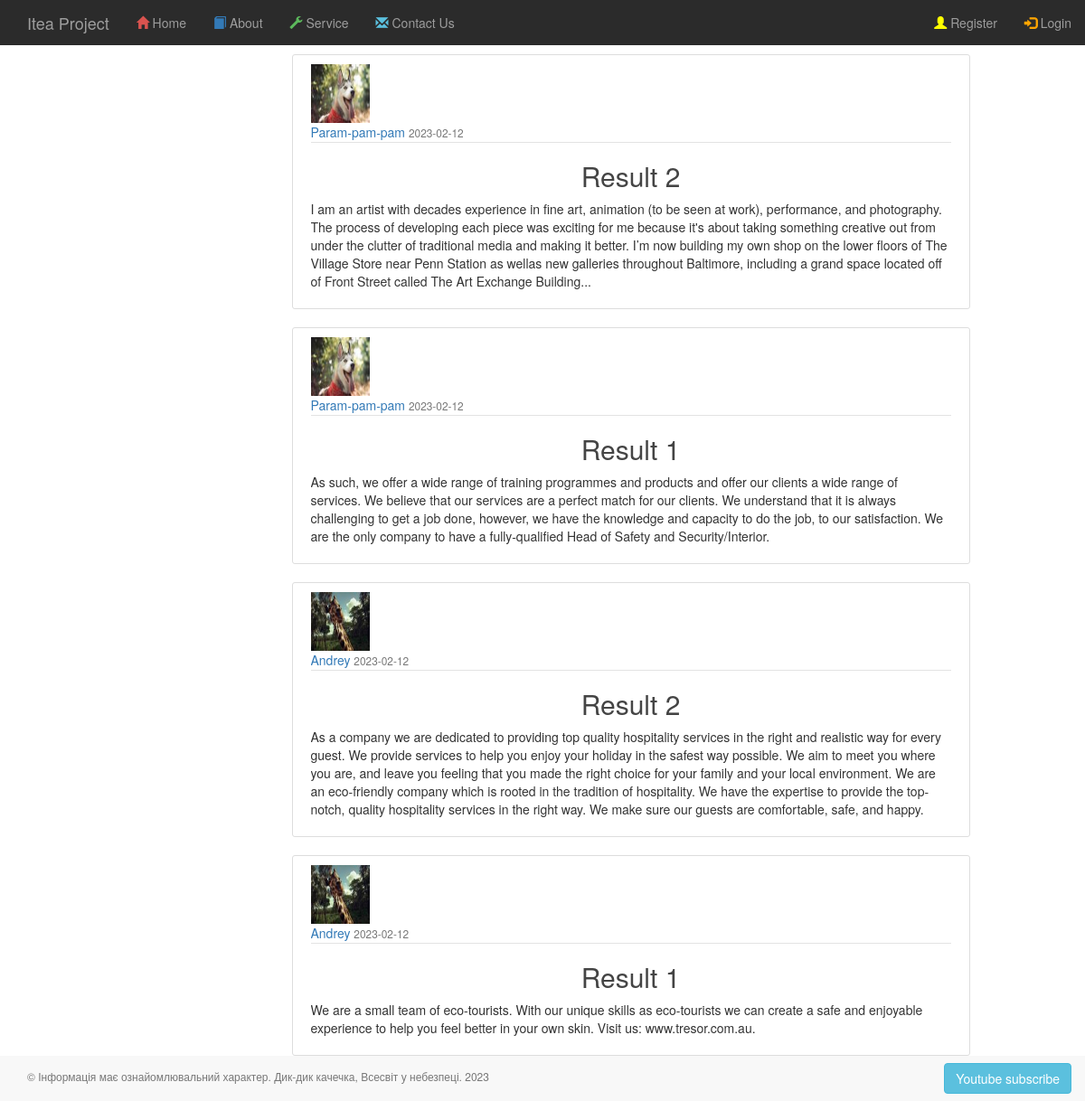
Before: / with the older database file.
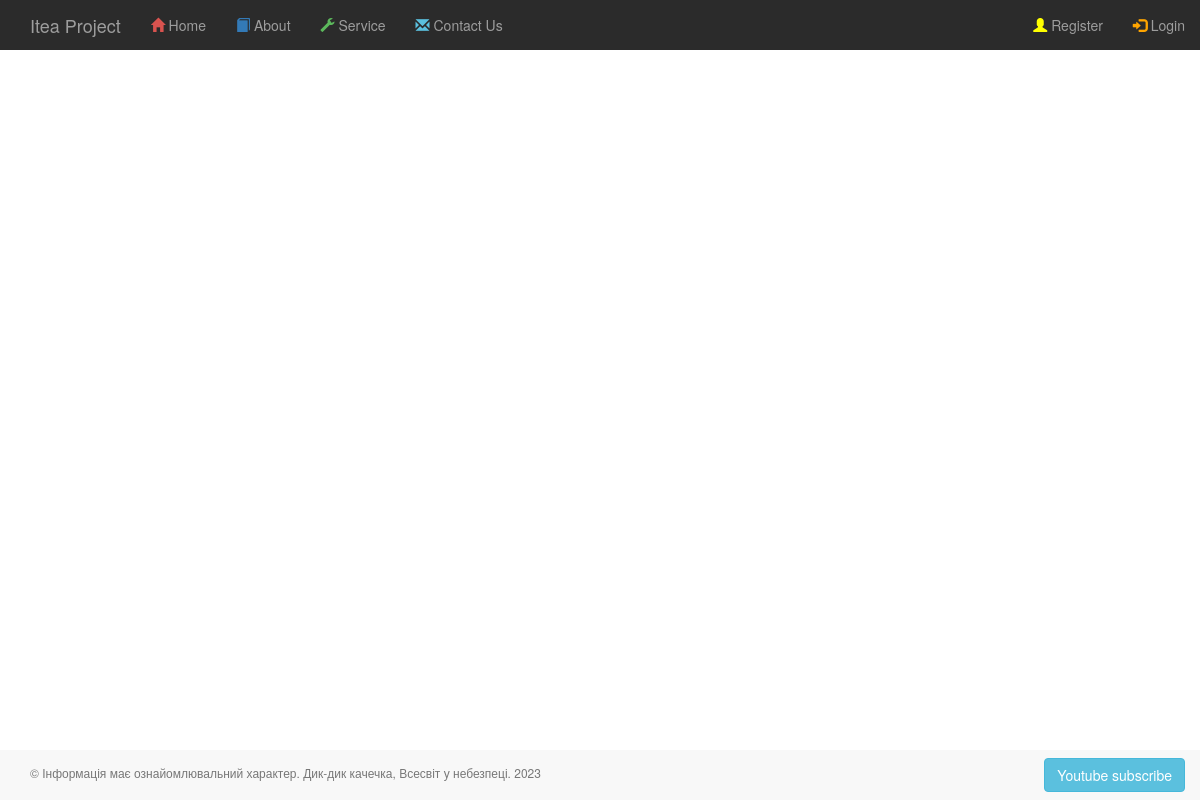
After: the same page with the newer database file.
### app/auth/models.py (models this page shows, shortened)
class Post(BaseModel):
    title = CharField(max_length=100)
    content = TextField(default="")
    date_posted = DateTimeField(default=datetime.datetime.utcnow)
    author = ForeignKeyField(User)

class Profile(BaseModel):
    avatar = CharField()
    info = TextField()
    city = CharField()
    age = IntegerField()

class User(BaseModel, UserMixin):
    username = CharField(max_length=100)
    email = CharField(max_length=200, unique=True, index=True)
    __password_hash = CharField(max_length=128)
    last_visit = DateTimeField(default=datetime.datetime.now)
    role = ForeignKeyField(Role, backref='users')
    profile = ForeignKeyField(Profile)
    @property
    def password(self):
        raise AttributeError('password is not a valid attribute')

### app/main/routes.py (the view)
@main.route('/')
def index():
    db = current_app.config['db']
    db.create_tables([Role, Profile, Post, User])
    if not Role.select().where(Role.name == 'user').first():
        Role(name='user').save()
    query = Post.select().order_by(Post.date_posted.desc())
    for row in query:
        print(row.id, row.title, row.content,
              row.author.username, row.author.email,
              row.author.profile.avatar, row.author.profile.info, row.author.profile.city, row.author.profile.age)
    title = "Home"
    return render_template("main/index.html",
                           title=title,
                           posts=query)

### app/templates/main/index.html
{% extends '_base.html' %}
{% block page_content %}
    <div class="row">
        <div class="col-md-3"></div>
        <div class="col-md-8">
            {% for post in posts %}
                <article class="media content-section">
                    <img class="rounded-circle article-img"
                         src="{{ url_for('static', filename='profile_pics/' + post.author.profile.avatar) }}">
                    <div class="media-body">
                        <div class="article-metadata">
                            <a class="mr-2" href="{{ url_for('posts.user_posts', username=post.author.username) }}">
                                {{ post.author.username }}
                            </a>
                            <small class="text-muted">
                                {{ post.date_posted.strftime('%Y-%m-%d') }}
                            </small>
                        </div>
                        <h2><a class="article-title" href="{{ url_for('posts.post_func', post_id=post.id) }}">
                            {{ post.title }}
                        </a></h2>
                        <p class="article-content">{{ post.content }}</p>
                    </div>
                </article>
            {% endfor %}
        </div>
        <div class="col-md-3"></div>
    </div>
{% endblock page_content %}

### app/templates/_base.html (shortened to what this page needs)
{% extends 'bootstrap/base.html' %}
{% block head %}
    {{ super() }}
    <link type="text/css" href="{{ url_for('static', filename='css/styles_nav_top_bar.css') }}" rel="stylesheet"/>
    <link type="text/css" href="{{ url_for('static', filename='css/styles_blog.css') }}" rel="stylesheet"/>
    <link type="text/css" href="{{ url_for('static', filename='css/styles.css') }}" rel="stylesheet"/>
{% endblock head %}
{% block content %}
    {% include 'nav/nav-top-bar.html' %}
    <div id="content">
        <div class="container">
            <div class="page-header">
                {% block page_content %}{% endblock page_content %}
            </div>
        </div>
    </div>
    {% include 'nav/footer.html' %}
{% endblock content %}

### app/templates/nav/nav-top-bar.html (shortened to what this page needs)
<nav class="navbar-wrapper navbar-inverse navbar-fixed-top">
    <div class="container-fluid" >
        <div class="navbar-header">
            <a href="/" class="navbar-brand">Itea Project</a>
        </div>
        <div class="collapse navbar-collapse navHeaderCollapse">
            <ul class="nav navbar-nav">
                <li class=""><a href="/">
                    <span id="home_menu_icon_color" class="glyphicon glyphicon-home"></span> Home</a></li>
                <li class=""><a href="{{ url_for('main.about') }}">
                    <span id="training_menu_icon_color" class="glyphicon glyphicon-book"></span> About</a>
                </li>
                <li class=""><a href="#">
                    <span id="services_menu_icon_color" class="glyphicon glyphicon-wrench"></span> Service</a>
                </li>
                <li class=""><a href="#">
                    <span id="contact_us_menu_icon_color" class="glyphicon glyphicon-envelope"></span> Contact Us</a>
                </li>
            </ul>
            <ul class="nav navbar-nav navbar-right">
                {% if current_user.is_authenticated %}
                    <li><a class="nav-item nav-link" href="{{ url_for('posts.new_post') }}">New Post</a></li>
                    <li><a href="{{ url_for('auth.account') }}">
                        <span id="sign_up_menu_icon_color" class="glyphicon glyphicon-user"></span> Account</a></li>
                    <li><a href="{{ url_for('auth.logout') }}">
                        <span id="login_menu_icon_color" class="glyphicon glyphicon-log-in"></span> Logout</a></li>
                {% else %}
                    <li><a href="{{ url_for('auth.register') }}">
                        <span id="sign_up_menu_icon_color" class="glyphicon glyphicon-user"></span> Register</a></li>
                    <li><a href="{{ url_for('auth.login') }}">
                        <span id="login_menu_icon_color" class="glyphicon glyphicon-log-in"></span> Login</a></li>
                {% endif %}
            </ul>
        </div>
    </div>
</nav>

### app/templates/nav/footer.html
<footer>
  <div class="navbar-wrapper navbar-default navbar-fixed-bottom">
    <div class="container-fluid">
      <p class="navbar-text pull-left lead">
          &copy; Інформація має ознайомлювальний характер. Дик-дик качечка, Всесвіт у небезпеці.
          <span id="year"></span></p>
      <a class="navbar-btn btn btn-info pull-right" href="https://youtube.com">
          Youtube subscribe
      </a>
    </div>
  </div>
</footer>

### app/static/css/styles_nav_top_bar.css (style rules this page uses)
#home_menu_icon_color { color:#D9534F; }
#training_menu_icon_color { color:#337AB7; }
#services_menu_icon_color { color:#5CB85C }
#contact_us_menu_icon_color { color:#5BC0DE; }
#sign_up_menu_icon_color { color:yellow; }
#login_menu_icon_color { color:orange; }
.navbar-inverse { background-color: rgb(43, 43, 43); border-color: #405976; }

### app/static/css/styles.css (style rules this page uses)
.page-header { padding-bottom: 9px; margin: 60px 0 20px; border-bottom: none; }
.lead { margin-bottom: 16px; font-size: 12px; font-weight: 300; line-height: 1.4; }

Changed rows visible on the page:
removed Post: avatar (picture), author.username "Param-pam-pam", date_posted "2023-02-12", title "Result 2", content "I am an artist with decades experience in fine art, animation (to be seen at work), performance, and photography. The process of developing each piece was exciting for me because it's about taking something creative out from under the clutter of traditional media and making it better. I’m now building my own shop on the lower floors of The Village Store near Penn Station as wellas new galleries throughout Baltimore, including a grand space located off of Front Street called The Art Exchange Building..."
removed Post: avatar (picture), author.username "Param-pam-pam", date_posted "2023-02-12", title "Result 1", content "As such, we offer a wide range of training programmes and products and offer our clients a wide range of services. We believe that our services are a perfect match for our clients. We understand that it is always challenging to get a job done, however, we have the knowledge and capacity to do the job, to our satisfaction. We are the only company to have a fully-qualified Head of Safety and Security/Interior."
removed Post: avatar (picture), author.username "Andrey", date_posted "2023-02-12", title "Result 2", content "As a company we are dedicated to providing top quality hospitality services in the right and realistic way for every guest. We provide services to help you enjoy your holiday in the safest way possible. We aim to meet you where you are, and leave you feeling that you made the right choice for your family and your local environment. We are an eco-friendly company which is rooted in the tradition of hospitality. We have the expertise to provide the top-notch, quality hospitality services in the right way. We make sure our guests are comfortable, safe, and happy."
removed Post: avatar (picture), author.username "Andrey", date_posted "2023-02-12", title "Result 1", content "We are a small team of eco-tourists. With our unique skills as eco-tourists we can create a safe and enjoyable experience to help you feel better in your own skin. Visit us: www.tresor.com.au."
